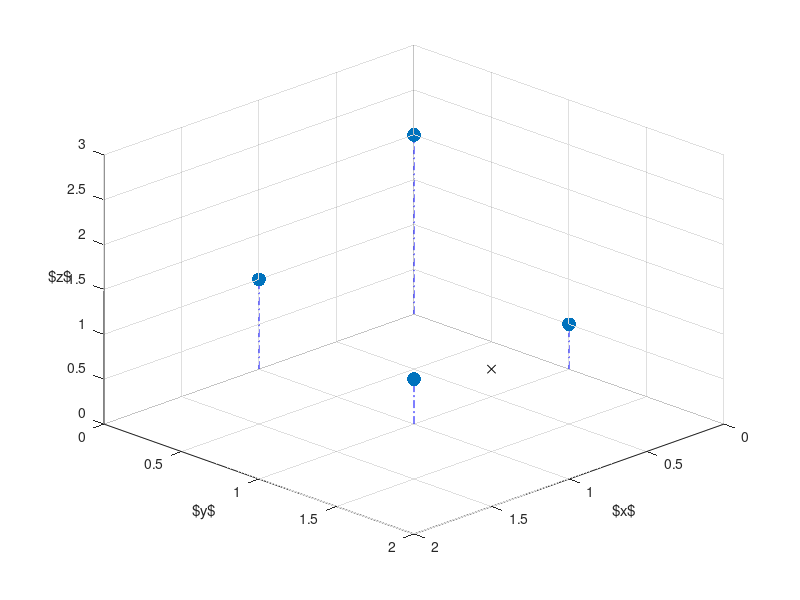

The MATLAB script that drew this image: (Note: this script raises an error after producing the figure.)
clear;
xo   = 0.25;
yo   = 0.75;
zstr = 'z';

x = [0 1 1 0];
y = [0 0 1 1];
z = [2 1 0.5 0.5];
AZ = 135;
EL = 30;

if (0)
    x = [ 1, 1, 2, 2];
    y = [ 1, 2, 1, 2];
    H = [10,20,30,40];
    AZ = 130;
    EL = 30;
end

figure(1);clf;hold on;
    plot3(x,y,z,'.','MarkerSize',30);
    grid on;
    xlabel('$x$');
    ylabel('$y$');
    zlabel(['$',zstr,'$'],'Rotation',0);
    axis([0,max(x)+1,0,max(y)+1,0,max(z)+1]);
    plot3([x(1) x(1)],[y(1) y(1)],[0 z(1)],'b-.');
    plot3([x(2) x(2)],[y(1) y(1)],[0 z(2)],'b-.');
    plot3([x(3) x(3)],[y(3) y(3)],[0 z(3)],'b-.');
    plot3([x(4) x(4)],[y(4) y(4)],[0 z(3)],'b-.');
    view(AZ,EL)
    plot3(xo,yo,0,'kx');
    saveplots(['interpolation2D_part1_',zstr])

figure(2);clf;hold on;
    x = [0 1 1 0];
    y = [0 0 1 1];
    z = [2 1 0.5 0.5];
    plot3(x,y,z,'.','MarkerSize',30);
    grid on;
    xlabel('$x$');
    ylabel('$y$');
    zlabel(['$',zstr,'$'],'Rotation',0);
    axis([0 2 0 2 0 3]);
    plot3([0 0],[0 0],[0 2],'b-.');
    plot3([1 1],[0 0],[0 1],'b-.');
    plot3([1 1],[1 1],[0.0 0.5],'b-.');
    plot3([0 0],[1 1],[0.0 0.5],'b-.');
    plot3([1 1],[0 1],[1 0.5],'k');
    plot3([0 0],[0 1],[2 0.5],'k');
    view(AZ,EL)
    plot3([1 1],[0.75 0.75],[0 0.5+1/8],'g-');
    plot3([1],[0.75],[0.5+1/8],'g.','MarkerSize',30);
    plot3([0 0],[0.75 0.75],[0 0.875],'g-');
    plot3([0 1],[0.75 0.75],[0 0],'g-');
    plot3([0],[0.75],[0.875],'g.','MarkerSize',30);
    plot3(0.25,0.75,0,'kx');
    text(0,0.75,1.05,'$z_A$','Color','g');
    text(1,0.75,.75,'$z_B$','Color','g');
    saveplots(['interpolation2D_part2_',zstr])

figure(3);clf;hold on;
    x = [0 1 1 0];
    y = [0 0 1 1];
    z = [2 1 0.5 0.5];
    plot3(x,y,z,'.','MarkerSize',30);
    grid on;
    xlabel('$x$');
    ylabel('$y$');
    zlabel(['$',zstr,'$'],'Rotation',0);
    axis([0 2 0 2 0 3]);
    plot3([0 0],[0 0],[0 2],'b-.');
    plot3([1 1],[0 0],[0 1],'b-.');
    plot3([1 1],[1 1],[0.0 0.5],'b-.');
    plot3([0 0],[1 1],[0.0 0.5],'b-.');
    plot3([1 1],[0 1],[1 0.5],'k');
    plot3([0 0],[0 1],[2 0.5],'k');
    view(AZ,EL)
    plot3([1 1],[0.75 0.75],[0 0.5+1/8],'g-');
    plot3([1],[0.75],[0.5+1/8],'g.','MarkerSize',30);
    plot3([0 0],[0.75 0.75],[0 0.875],'g-');
    plot3([0],[0.75],[0.875],'g.','MarkerSize',30);
    plot3([1 0],[0.75 0.75],[0.5+1/8,0.875],'k-')
    plot3(0.25,0.75,0,'kx');
    plot3(0.25,0.75,0.6125+.1969,'r.','MarkerSize',30)
    plot3([0.25,0.25],[0.75,0.75],[0,0.6125+.1969],'r-');
    text(0.3,0.75,1.0,'$z_o$','Color','r');
    saveplots(['interpolation2D_part3_',zstr])

